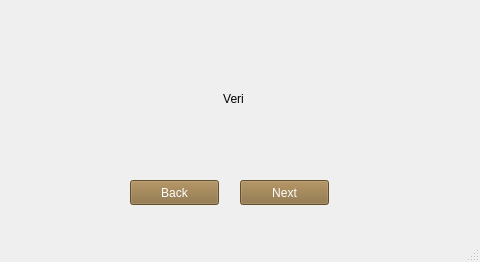
<?xml version="1.0" encoding="UTF-8"?>
<ui version="4.0">
 <class>MainWindow</class>
 <widget class="QMainWindow" name="MainWindow">
  <property name="geometry">
   <rect>
    <x>0</x>
    <y>0</y>
    <width>480</width>
    <height>262</height>
   </rect>
  </property>
  <property name="windowTitle">
   <string>MainWindow</string>
  </property>
  <property name="styleSheet">
   <string notr="true">.QPushButton
{
color: #fff;
  background-color: #8a6d3b;
  border-color: #8a6d3b;
}
.QLabel
{
	text-align:center;
}</string>
  </property>
  <widget class="QWidget" name="centralwidget">
   <widget class="QPushButton" name="next">
    <property name="geometry">
     <rect>
      <x>240</x>
      <y>180</y>
      <width>89</width>
      <height>25</height>
     </rect>
    </property>
    <property name="styleSheet">
     <string notr="true"/>
    </property>
    <property name="text">
     <string>Next</string>
    </property>
   </widget>
   <widget class="QPushButton" name="back">
    <property name="geometry">
     <rect>
      <x>130</x>
      <y>180</y>
      <width>89</width>
      <height>25</height>
     </rect>
    </property>
    <property name="text">
     <string>Back</string>
    </property>
   </widget>
   <widget class="QLabel" name="tag">
    <property name="geometry">
     <rect>
      <x>200</x>
      <y>90</y>
      <width>67</width>
      <height>17</height>
     </rect>
    </property>
    <property name="text">
     <string>Veri</string>
    </property>
    <property name="alignment">
     <set>Qt::AlignCenter</set>
    </property>
   </widget>
  </widget>
  <widget class="QMenuBar" name="menubar">
   <property name="geometry">
    <rect>
     <x>0</x>
     <y>0</y>
     <width>480</width>
     <height>22</height>
    </rect>
   </property>
  </widget>
  <widget class="QStatusBar" name="statusbar"/>
 </widget>
 <resources/>
 <connections/>
</ui>
